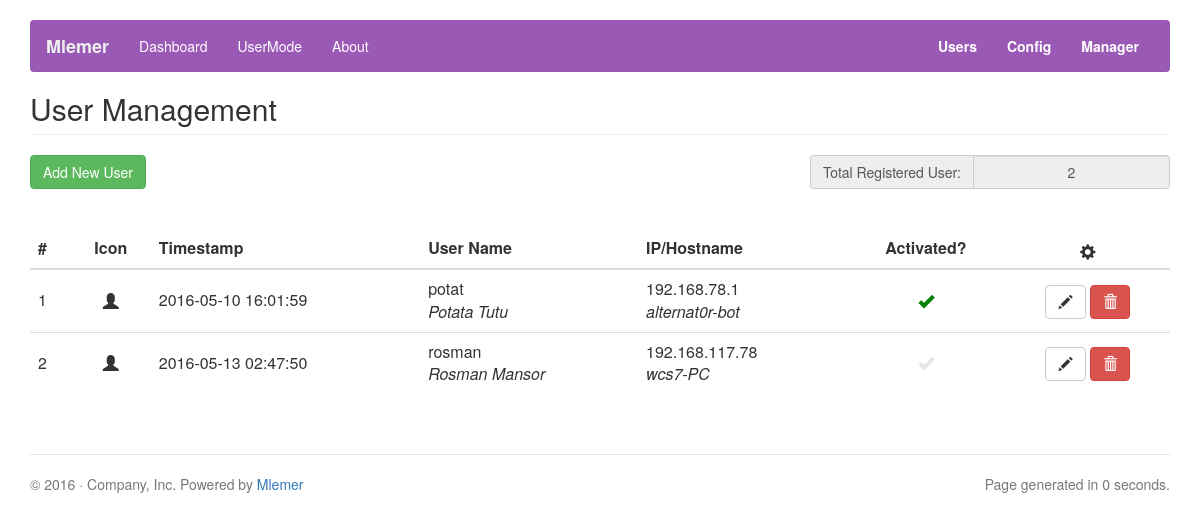
The app's page /admin/index.php?p=users, older data.
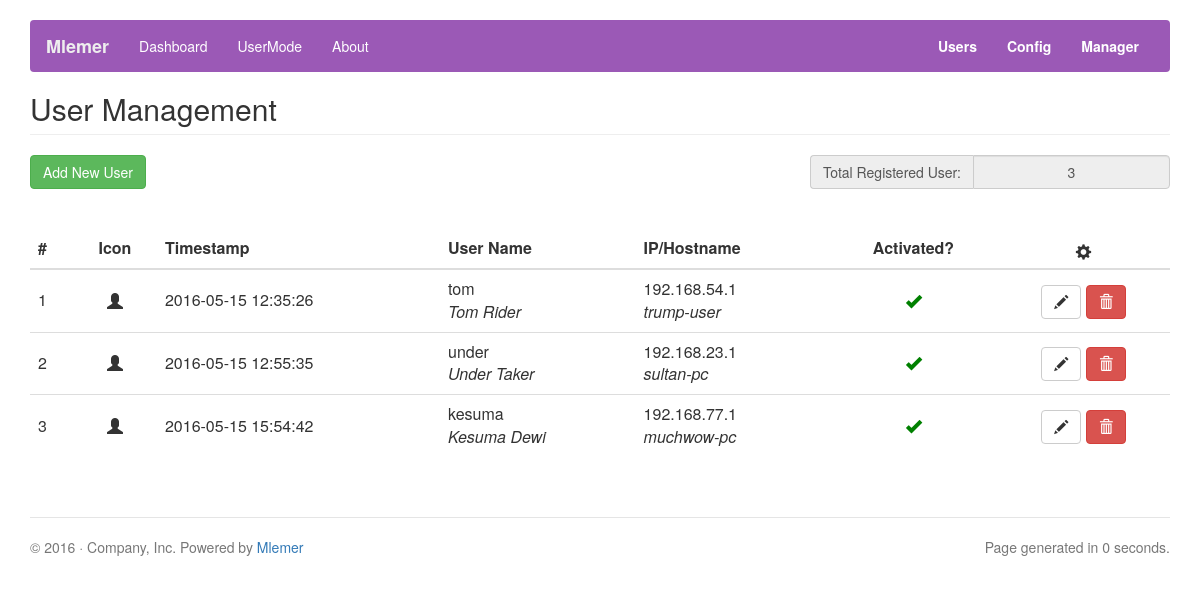
The same page, newer data.
### tables this page shows
CREATE TABLE IF NOT EXISTS `config` (
  `id` int(11) NOT NULL AUTO_INCREMENT,
  `timestamp` timestamp NOT NULL DEFAULT CURRENT_TIMESTAMP ON UPDATE CURRENT_TIMESTAMP,
  `pg_product` text NOT NULL,
  `pg_title` text NOT NULL,
  `pg_company` text NOT NULL,
  `pg_about` text NOT NULL,
  UNIQUE KEY `id` (`id`)
);

CREATE TABLE IF NOT EXISTS `users` (
  `id` int(11) NOT NULL AUTO_INCREMENT,
  `user_loginname` text,
  `user_realname` text,
  `user_password` text,
  `user_activated` int(11) NOT NULL DEFAULT '1',
  `timestamp` timestamp NOT NULL DEFAULT CURRENT_TIMESTAMP,
  `user_ip` text NOT NULL,
  `user_hostname` text NOT NULL,
  `user_uid` text NOT NULL,
  `user_point` int(11) NOT NULL DEFAULT '0',
  UNIQUE KEY `id` (`id`)
);

### inc/lib.php (called while the page is built, shortened)
<?php
	function GetCompanyName() {
		global $link;
		$sql = "SELECT * FROM config";
  		$result = mysqli_query( $link, $sql );
  		$row = mysqli_fetch_assoc( $result );
  		$pg_company = $row['pg_company'];
  		return $pg_company;
	}
	function GetProductName() {
		global $link;
		$sql = "SELECT * FROM config";
  		$result = mysqli_query( $link, $sql );
  		$row = mysqli_fetch_assoc( $result );
  		$pg_ret = $row['pg_product'];
  		return $pg_ret;
	}
	function count_registered_user() {
		global $link;
		$sql = "SELECT * FROM users";
      	$user_count = "";
		$result = mysqli_query( $link, $sql );
		while( $row = @mysqli_fetch_assoc( $result ) ) {
			$user_count++;
		}
		return $user_count;
	}
?>

### admin/admin_users.php (the view, shortened to what this page needs)
<h2 class="page-header">User Management</h2>
<div class="row">
  <div class="col-xs-12 col-md-8">
		<button type="button" class="btn btn-success" data-toggle="modal" data-target="#BtnAddNewUser">
			Add New User
		</button>
  </div>
  <div class="col-xs-6 col-md-4">
		<div class="input-group">
  			<span class="input-group-addon" id="basic-addon1">Total Registered User:</span>
  			<input style="text-align: center" type="text" class="form-control" placeholder="0" aria-describedby="basic-addon1" value="<?php echo count_registered_user(); ?>" disabled>
		</div>
  </div>
</div>
<br/>
<br/>
<table class="table table-hover">
	<thead>
		<tr>
			<th>#</th>
			<th style="text-align: center">Icon</th>
			<th>Timestamp</th>
			<th>User Name</th>
			<th>IP/Hostname</th>
			<th style="text-align: center">Activated?</th>
			<th style="text-align: center"><div class="glyphicon glyphicon-cog"></div></th>
		</tr>
	</thead>
	<tbody>
		  <?php
		              	$sql = "SELECT * FROM users";
		              	$user_count = "";
						$result = mysqli_query( $link, $sql );
						while( $row = mysqli_fetch_assoc( $result ) ) {
							$user_count++;
							$userid = $row['id'];
							if ( $row['user_realname'] != "Administrator" and $row['user_realname'] != "" ) {
								echo "<tr>\n";
								echo "	<td style=\"vertical-align: middle;\">" . $user_count . "</td>\n";
								echo "	<td style=\"text-align: center; vertical-align: middle;\"><div style=\"align: center\" title=\"".$row['user_uid']."\"><i class=\"glyphicon glyphicon-user\"></i></div></td>\n";
								echo "	<td style=\"vertical-align: middle;\">" . $row['timestamp'] . "</td>\n";
								echo "	<td style=\"vertical-align: middle;\">";
								echo $row['user_loginname']."<br/>";
								echo "		<i>".$row['user_realname']."</i>";
								echo "	</td>\n";
								echo "	<td style=\"vertical-align: middle;\">";
								echo $row['user_ip']."<br/>";
								echo "		<i>".$row['user_hostname']."</i>";
								echo "	</td>\n";
								if ( $row['user_activated'] == "1" ) {
									$activated = "<span class=\"glyphicon glyphicon-ok\" style=\"color:green\"></span>";
								} else {
									$activated = "<span class=\"glyphicon glyphicon-ok\" style=\"color:#E6E6E6\"></span>";
								}
								echo "	<td style=\"text-align: center; vertical-align: middle;\">".$activated."</td>\n";
								echo "	<td style=\"text-align: center; vertical-align: middle;\"><a href=\"#\" class=\"btn btn-default glyphicon glyphicon-pencil\"></a>&nbsp;<a href=\"?deluid=".$userid."\" class=\"btn btn-danger glyphicon glyphicon-trash\"></a></td>\n";
								echo "</tr>\n";
							}
						}
	              ?>
	</tbody>
</table>

### admin/index.php (shortened to what this page needs)
<?php
	$start = explode(' ', microtime())[0] + explode(' ', microtime())[1];
	require_once "../inc/lib.php";
	if ( isset( $_REQUEST['p'] ) ) {
		$page = strip_tags( mysqli_real_escape_string( $link, $_REQUEST['p'] ) );
	}
?>
<html>
	<head>
<?php
	include "inc/header.php";
?>
	</head>
	<body>
		<div class="container">
			<?php include "inc/nav.php"; ?>
			<?php
				if ( isset($page) && !empty($page) ) {
					if ( $page == "dashboard" or $page == "home") {
						include "../dash.php";
					} elseif ( $page == "about" ) {
						include "../about.php";
					} elseif ( $page == "usermode" ) {
						header('Refresh: 0; URL = ../');
					} elseif ( $page == "register" ) {
						include "register.php";
					} elseif ( $page == "login" ) {
						include "../login.php";
					} elseif ( $page == "config" ) {
						include "admin_config.php";
					} elseif ( $page == "manager" ) {
						include "admin_manager.php";
					} elseif ( $page == "users" ) {
						include "admin_users.php";
					} elseif ( $page == "logout" ) {
						include "logout.php";
					} elseif ( $page == "exercise" ) {
						include "admin_exercise.php";
					} elseif ( $page == "quest" ) {
						include "admin_quest.php";
					} elseif ( $page == "category" ) {
						include "admin_category.php";
					} else {
						include "../dash.php";
					}
				} else {
					include "../dash.php";
				}
			?>
			<?php include "inc/footer.php"; ?>
	</body>
</html>

### admin/inc/header.php (shortened to what this page needs)
<link rel="stylesheet" href="http://getbootstrap.com/assets/css/docs.min.css">
<link rel="stylesheet" href="https://maxcdn.bootstrapcdn.com/bootstrap/3.3.6/css/bootstrap.min.css">
<link rel="stylesheet" href="//cdnjs.cloudflare.com/ajax/libs/bootstrap-select/1.6.2/css/bootstrap-select.min.css" />

### admin/inc/nav.php (shortened to what this page needs)
<nav class="navbar navbar-custom">
  <div class="container-fluid">
    <div class="navbar-header">
      <a class="navbar-brand" href="?p=home"><strong><?php echo GetProductName(); ?></strong></a>
    </div>
    <div id="navbar" class="navbar-collapse collapse">
      <ul class="nav navbar-nav">
        <li><a href="?p=dash">Dashboard</a></li>
        <li><a href="?p=usermode">UserMode</a></li>
        <li><a href="?p=about">About</a></li>
      </ul>
      <ul class="nav navbar-nav navbar-right">
        <li><a href="?p=users"><strong>Users</strong></a></li>
        <li><a href="?p=config"><strong>Config</strong></a></li>
        <li><a href="?p=exercise"><strong>Manager</strong></a></li>
      </ul>
    </div>
  </div>
</nav>

### admin/inc/footer.php (shortened to what this page needs)
<br/>
<br/>
<footer class="footer">
<div class="row">
		<div class="col-md-6">
	   <p>&copy; <?php echo date("Y"); ?> &middot; <?php echo GetCompanyName(); ?></p>
    </div>
    <div class="col-md-6 text-right">
		<?php
    	echo('<div class="text-right">Page generated in '.round((explode(' ', microtime())[0] + explode(' ', microtime())[1]) - $start, 4).' seconds.</div>');
    ?>
	</div>
</div>
    </footer>

### admin/inc/header.php (style rules this page uses)
body { padding-top: 20px; padding-bottom: 20px; }
.navbar { margin-bottom: 20px; }
.footer { padding-top: 19px; color: #777; border-top: 1px solid #e5e5e5; }
.navbar-custom { background-color:#9b59b6; color:#8e44ad; border-radius:0; }
.navbar-custom .navbar-nav > li > a { color:#ffffff; }
.navbar-custom .navbar-brand { color:#eeeeee; }

Row changes from the older to the newer data that the page shows:
removed users: timestamp "2016-05-10 16:01:59", user_loginname "potat", user_realname "Potata Tutu", user_ip "192.168.78.1", user_hostname "alternat0r-bot", user_activated 1 (drawn)
removed users: timestamp "2016-05-13 02:47:50", user_loginname "rosman", user_realname "Rosman Mansor", user_ip "192.168.117.78", user_hostname "wcs7-PC", user_activated 0 (drawn)
added users: timestamp "2016-05-15 12:35:26", user_loginname "tom", user_realname "Tom Rider", user_ip "192.168.54.1", user_hostname "trump-user", user_activated 1 (drawn)
added users: timestamp "2016-05-15 12:55:35", user_loginname "under", user_realname "Under Taker", user_ip "192.168.23.1", user_hostname "sultan-pc", user_activated 1 (drawn)
added users: timestamp "2016-05-15 15:54:42", user_loginname "kesuma", user_realname "Kesuma Dewi", user_ip "192.168.77.1", user_hostname "muchwow-pc", user_activated 1 (drawn)
Text that changed along with them:
form field count_registered_user: "2" → "3"
